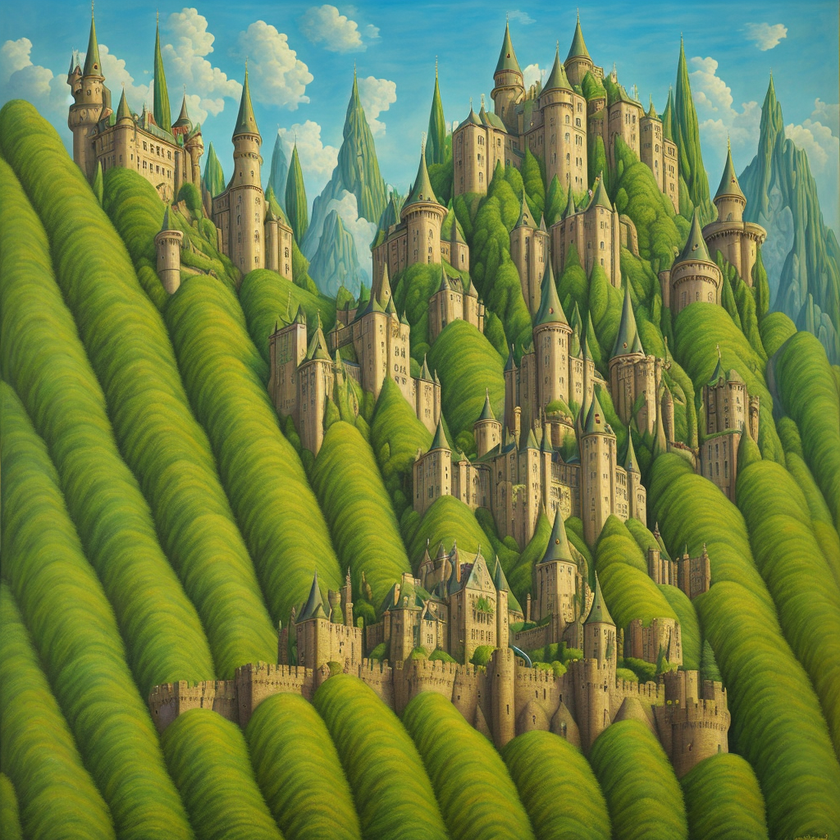
%> input picture lab6/7.png, 840 x 840 px, shrunk from 1024 x 1024 before the run; the run also reads 1 picture not shown here
$ octave lab6.m   (GNU Octave 9; MATLAB toolbox functions it lacks are replaced by stand-ins)
%> lines starting %> are read from the running program, lines starting %| are printed output that depends on the picture
im = imread('7.png');
%> im is the input picture: size 840x840x3 uint8; mean R, G, B 110.7, 128.9, 70.1
im2 = double(im) / 255;
fur_im = fftshift(fft2(im2));
mods = abs(fur_im);
angles = angle(fur_im);
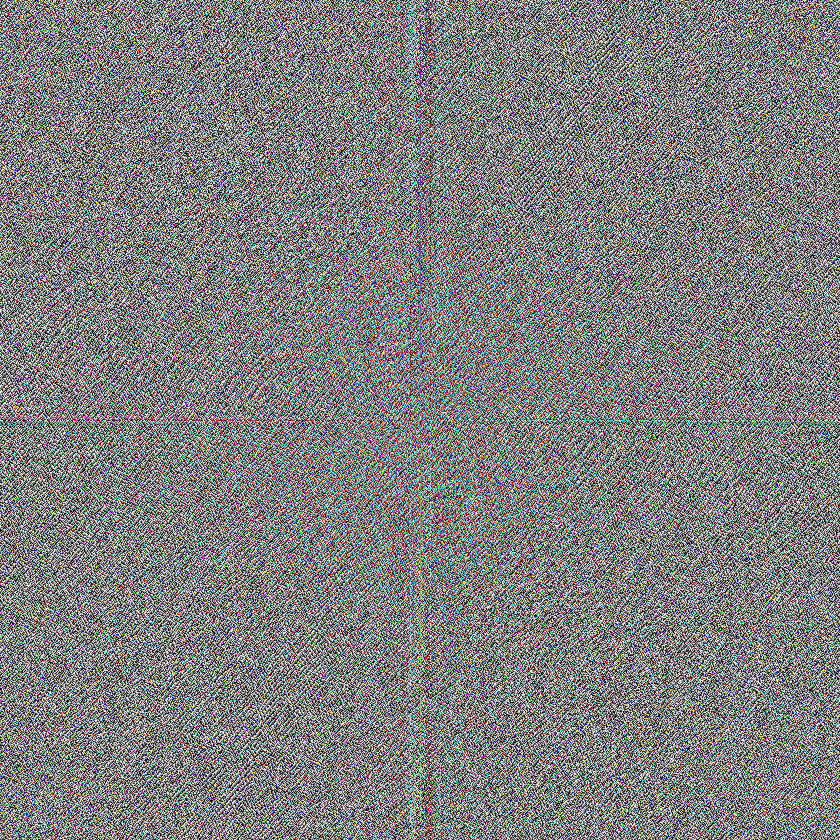
%> angles: size 840x840x3 double; mean R, G, B 4.45e-06, 8.9e-06, 4.45e-06; drawn with min black and max white
mods_log = log(mods + 1);
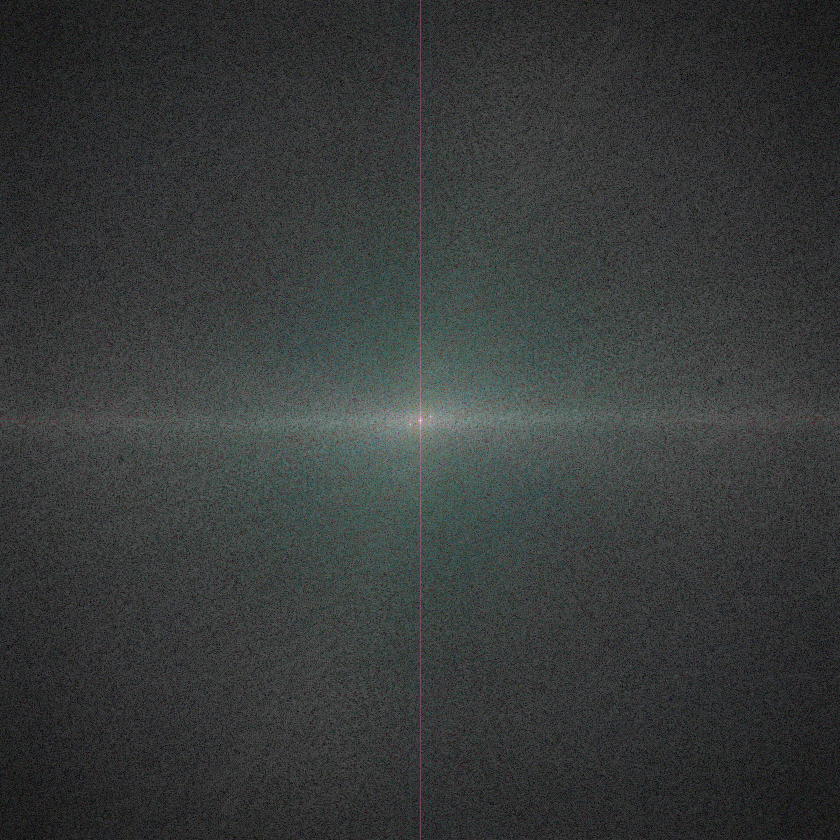
%> mods_log: size 840x840x3 double; mean R, G, B 2.81, 2.97, 2.95; drawn with min black and max white
max_mods_log = max(mods_log,[],'all');
%> max_mods_log = 12.78
min_mods_log = min(mods_log,[],'all');
%> min_mods_log = 0.0195
mods_img = (mods_log - min_mods_log) / (max_mods_log - min_mods_log);
%imwrite(mods_img, "furie.png")
fur_fil_raw = imread('furie_fil.png');
fur_fil = double(fur_fil_raw) / 255;
fur_fil_mod = exp((fur_fil * (max_mods_log - min_mods_log) + min_mods_log)) - 1;
fur_fil_res = exp(1i * angles) .* fur_fil_mod;
im_fil = ifft2(ifftshift(fur_fil_res));
imwrite(im_fil, "filtered.png");
